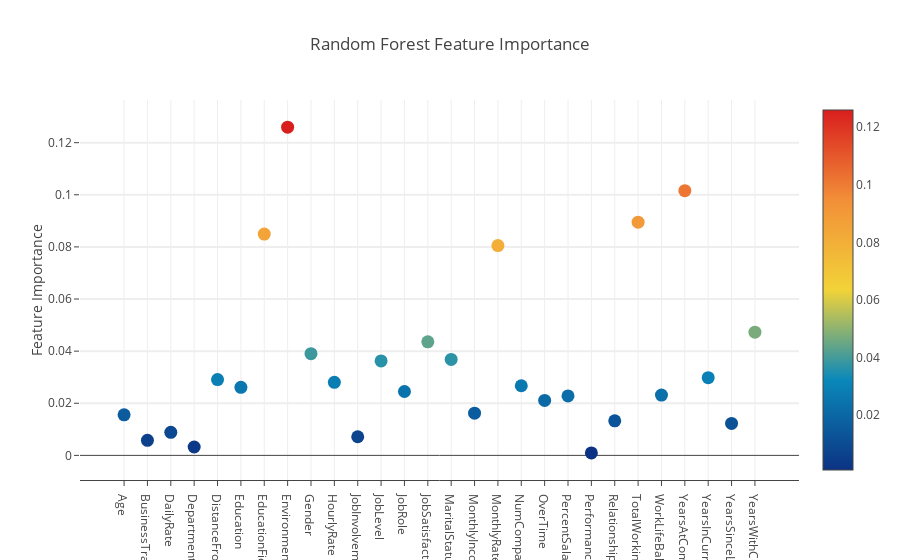

The cell this chart's notebook holds for it:
### Code cell
trace = go.Scatter(
    y = F_imp,
    x = names,
    mode='markers',
    marker=dict(
        sizemode = 'diameter',
        sizeref = 1,
        size = 13,
        color = F_imp,
        colorscale='Portland',
        showscale=True
    ),
    text = names
)

data = [trace]

layout= go.Layout(
    autosize= True,
    title= 'Random Forest Feature Importance',
    hovermode= 'closest',
     xaxis= dict(
         ticklen= 5,
         showgrid=True,
        zeroline=True,
        showline=True
     ),
    yaxis=dict(
        title= 'Feature Importance',
        showgrid=True,
        zeroline=True,
        ticklen= 5,
        gridwidth= 2
    ),
    showlegend= False
)
fig = go.Figure(data=data, layout=layout)
py.iplot(fig,filename='attritionplot')

### Figure 1 — Plotly figure (JSON) as saved in the notebook; plotly's stock layout.template omitted (floating-point values rounded to 4 significant figures)
{"data": [{"marker": {"color": [0.01558, 0.005783, 0.008857, 0.003211, 0.02907, 0.02613, 0.0849, 0.126, 0.03905, 0.02804, 0.007157, 0.03623, 0.02452, 0.04358, 0.03684, 0.01621, 0.08053, 0.02671, 0.02108, 0.0228, 0.0009652, 0.01328, 0.08949, 0.02313, 0.1016, 0.0298, 0.01226, 0.04727], "colorscale": "Portland", "showscale": true, "size": 13, "sizemode": "diameter", "sizeref": 1}, "mode": "markers", "text": ["Age", "BusinessTravel", "DailyRate", "Department", "DistanceFromHome", "Education", "EducationField", "EnvironmentSatisfaction", "Gender", "HourlyRate", "JobInvolvement", "JobLevel", "JobRole", "JobSatisfaction", "MaritalStatus", "MonthlyIncome", "MonthlyRate", "NumCompaniesWorked", "OverTime", "PercentSalaryHike", "PerformanceRating", "RelationshipSatisfaction", "TotalWorkingYears", "WorkLifeBalance", "YearsAtCompany", "YearsInCurrentRole", "YearsSinceLastPromotion", "YearsWithCurrManager"], "type": "scatter", "uid": "0ea0d754-20f5-11e9-bae7-ac2b6e98b8a3", "x": ["Age", "BusinessTravel", "DailyRate", "Department", "DistanceFromHome", "Education", "EducationField", "EnvironmentSatisfaction", "Gender", "HourlyRate", "JobInvolvement", "JobLevel", "JobRole", "JobSatisfaction", "MaritalStatus", "MonthlyIncome", "MonthlyRate", "NumCompaniesWorked", "OverTime", "PercentSalaryHike", "PerformanceRating", "RelationshipSatisfaction", "TotalWorkingYears", "WorkLifeBalance", "YearsAtCompany", "YearsInCurrentRole", "YearsSinceLastPromotion", "YearsWithCurrManager"], "y": [0.01558, 0.005783, 0.008857, 0.003211, 0.02907, 0.02613, 0.0849, 0.126, 0.03905, 0.02804, 0.007157, 0.03623, 0.02452, 0.04358, 0.03684, 0.01621, 0.08053, 0.02671, 0.02108, 0.0228, 0.0009652, 0.01328, 0.08949, 0.02313, 0.1016, 0.0298, 0.01226, 0.04727]}], "layout": {"autosize": true, "hovermode": "closest", "showlegend": false, "title": "Random Forest Feature Importance", "xaxis": {"showgrid": true, "showline": true, "ticklen": 5, "zeroline": true}, "yaxis": {"gridwidth": 2, "showgrid": true, "ticklen": 5, "title": "Feature Importance", "zeroline": true}}}
